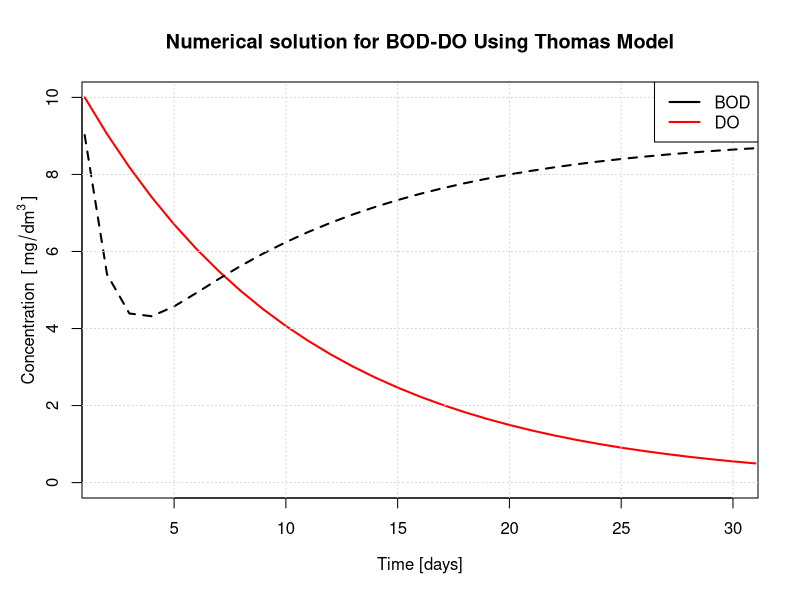

Source code (R): (Note: this script raises an error after producing the figure.)
## ---- chunk 1
rm(list = ls()) #Command to clean all the data
library(deSolve) #Library used to solve differential equations
## ---- chunk 2
model= function(t, y, p) {
  list(c(
    BOD = -(p$k1-p$k3) * y[["BOD"]], #Implementation of Thomas Model (Equation 9 from Tutorial)
    DO = -p$k1 * y[["BOD"]] * p$s + p$k2 * (DO_sat(p$temp) - y[["DO"]]) 
    ))
  }
## ---- chunk 3
DO_sat= function(T) {14.652 - 0.41022*T + 0.007991*T^2 - 7.7774e-5*T^3}
## ---- chunk 4
u = 0.3 #Kindly Note: Flow velocity were taken to be 0.1, 0.5, & 0.7 to observe the effects on oxygen conc.
h = 3 #Water depth
T = 20 #Water temperature
k2 = ((3.09*u^0.5)*(1.025^(T-20))^0.5)/(h^0.5)
## ---- chunk 5
p = list(k1= 0.2, #Organic matter coefficient
         k2= k2, 
         s=3, 
         k3=0.1,
         temp= 20) 
y0 = c(BOD=10,
       DO=DO_sat(p$temp)) 

times = seq(0, 30, by = 1) 
## ---- chunk 6
res_new = lsoda(y = y0, 
            times = times, 
            func = model, 
            parms = p) 
## ---- chunk 7
plot(res_new[,2], type="l", col="red", lwd=2, xlab="", ylab="", ylim=c(0,10), xlim=c(2,30)) #[,2] refers to row 2
lines(as.vector(res_new[,3]), type="l", lwd=2, lty = "dashed")
grid()
title(ylab=expression("Concentration"~ ~"["~mg/dm^3~"]"),line=2, cex.lab=1)
title(xlab = expression("Time [days]", line=1, cex.lab=1)) 
title(main = "Numerical solution for BOD-DO Using Thomas Model")
legend("topright", legend=c("BOD", "DO"), col=c("black", "red"), lwd=c(2,2), ncol=1)
dev.copy(png,"Figures/Figure1.png", units='in', width=8.5,height=6,res=1200)
dev.off()
## ---- chunk 8
write.table(res_new, file="thomasatBOD10_New.csv", sep=",")
## ---- chunk 9
u = 0.3 #Flow velocity
T = seq(0,30,by=1) #Water temperature
h = 3 #Water depth
k2 = ((3.09*u^0.5)*(1.025^(T-20))^0.5)/(h^0.5)
## ---- chunk 10
plot(T,k2,type="l",col="red",lwd=2,xlab="",ylab="")
grid()
title(ylab=expression("k2"~~"["~1/d~"]"),line=2, cex.lab=1)
title(xlab = expression("Temperature"~~"["~degree~c~"]"),line=2,cex.lab=1)
title(main = "K2 as a fucntion of T")
legend("bottomright", legend=c("Aeration coefficient"), col=c("red"), lwd=c(2), ncol=1)
dev.copy(png,"Figures/Figure2.png", units='in', width=8.5,height=6,res=1200)
dev.off()
